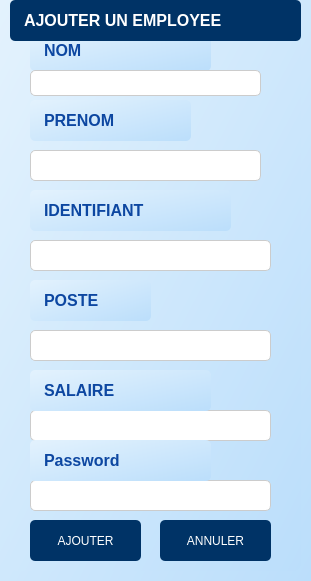
   <widget class="QGroupBox" name="groupBox">
    <property name="geometry">
     <rect>
      <x>250</x>
      <y>90</y>
      <width>311</width>
      <height>581</height>
     </rect>
    </property>
    <property name="styleSheet">
     <string notr="true">
QGroupBox {
    border: none; /* Pas de bordure */
    border-radius: 8px; /* Coins arrondis */
    padding: 10px; /* Espacement interne */
    margin: 10px; /* Espacement externe */
    background: qlineargradient(x1:0, y1:0, x2:1, y2:1, stop:0 #e3f2fd, stop:1 #bbdefb); /* Dégradé de bleu clair */
}

QGroupBox::title {
    subcontrol-origin: margin; /* Position du titre */
    left: 10px; /* Décalage à gauche */
    padding: 0 5px; /* Espacement autour du titre */
    color: #1976D2; /* Couleur du titre */
    font-size: 16px; /* Taille du titre */
    font-weight: bold; /* Titre en gras */
}</string>
    </property>
    <property name="title">
     <string/>
    </property>
    <widget class="QLabel" name="label">
     <property name="geometry">
      <rect>
       <x>30</x>
       <y>30</y>
       <width>181</width>
       <height>41</height>
      </rect>
     </property>
     <property name="styleSheet">
      <string notr="true">QLabel {
    background-color: qlineargradient(x1:0, y1:0, x2:1, y2:1, stop:0 #e3f2fd, stop:1 #bbdefb); /* Fond bleu clair */
    color: #0D47A1; /* Texte bleu foncé */
    padding: 10px; /* Espacement interne */
    border-radius: 5px; /* Coins arrondis */
    font-size: 16px; /* Taille de la police */
    font-weight: bold; /* Texte en gras */
}</string>
     </property>
     <property name="text">
      <string>NOM</string>
     </property>
    </widget>
    <widget class="QLabel" name="label_2">
     <property name="geometry">
      <rect>
       <x>30</x>
       <y>100</y>
       <width>161</width>
       <height>41</height>
      </rect>
     </property>
     <property name="styleSheet">
      <string notr="true">QLabel {
    background-color: qlineargradient(x1:0, y1:0, x2:1, y2:1, stop:0 #e3f2fd, stop:1 #bbdefb); /* Fond bleu clair */
    color: #0D47A1; /* Texte bleu foncé */
    padding: 10px; /* Espacement interne */
    border-radius: 5px; /* Coins arrondis */
    font-size: 16px; /* Taille de la police */
    font-weight: bold; /* Texte en gras */
}</string>
     </property>
     <property name="text">
      <string>PRENOM</string>
     </property>
    </widget>
    <widget class="QLabel" name="label_3">
     <property name="geometry">
      <rect>
       <x>30</x>
       <y>190</y>
       <width>201</width>
       <height>41</height>
      </rect>
     </property>
     <property name="styleSheet">
      <string notr="true">QLabel {
    background-color: qlineargradient(x1:0, y1:0, x2:1, y2:1, stop:0 #e3f2fd, stop:1 #bbdefb); /* Fond bleu clair */
    color: #0D47A1; /* Texte bleu foncé */
    padding: 10px; /* Espacement interne */
    border-radius: 5px; /* Coins arrondis */
    font-size: 16px; /* Taille de la police */
    font-weight: bold; /* Texte en gras */
}</string>
     </property>
     <property name="text">
      <string>IDENTIFIANT</string>
     </property>
    </widget>
    <widget class="QLabel" name="label_7">
     <property name="geometry">
      <rect>
       <x>30</x>
       <y>280</y>
       <width>121</width>
       <height>41</height>
      </rect>
     </property>
     <property name="styleSheet">
      <string notr="true">QLabel {
    background-color: qlineargradient(x1:0, y1:0, x2:1, y2:1, stop:0 #e3f2fd, stop:1 #bbdefb); /* Fond bleu clair */
    color: #0D47A1; /* Texte bleu foncé */
    padding: 10px; /* Espacement interne */
    border-radius: 5px; /* Coins arrondis */
    font-size: 16px; /* Taille de la police */
    font-weight: bold; /* Texte en gras */
}</string>
     </property>
     <property name="text">
      <string>POSTE</string>
     </property>
    </widget>
    <widget class="QLabel" name="label_8">
     <property name="geometry">
      <rect>
       <x>30</x>
       <y>370</y>
       <width>181</width>
       <height>41</height>
      </rect>
     </property>
     <property name="styleSheet">
      <string notr="true">QLabel {
    background-color: qlineargradient(x1:0, y1:0, x2:1, y2:1, stop:0 #e3f2fd, stop:1 #bbdefb); /* Fond bleu clair */
    color: #0D47A1; /* Texte bleu foncé */
    padding: 10px; /* Espacement interne */
    border-radius: 5px; /* Coins arrondis */
    font-size: 16px; /* Taille de la police */
    font-weight: bold; /* Texte en gras */
}</string>
     </property>
     <property name="text">
      <string>SALAIRE</string>
     </property>
    </widget>
    <widget class="QLineEdit" name="lineEdit">
     <property name="geometry">
      <rect>
       <x>30</x>
       <y>70</y>
       <width>231</width>
       <height>26</height>
      </rect>
     </property>
     <property name="styleSheet">
      <string notr="true">QLineEdit {
    border: 1px solid #ccc; /* Bordure grise */
    border-radius: 5px; /* Coins arrondis */
    padding: 5px; /* Espacement interne */
    background-color: white; /* Fond blanc */
    color: #0D47A1; /* Texte bleu foncé */
    font-size: 16px; /* Taille de la police */
    box-shadow: 0px 2px 5px rgba(0, 0, 0, 0.1); /* Ombre */
}

QLineEdit:focus {
    border: 1px solid #2196F3; /* Bordure bleue au focus */
}</string>
     </property>
    </widget>
    <widget class="QLineEdit" name="lineEdit_2">
     <property name="geometry">
      <rect>
       <x>30</x>
       <y>240</y>
       <width>241</width>
       <height>31</height>
      </rect>
     </property>
     <property name="styleSheet">
      <string notr="true">QLineEdit {
    border: 1px solid #ccc; /* Bordure grise */
    border-radius: 5px; /* Coins arrondis */
    padding: 5px; /* Espacement interne */
    background-color: white; /* Fond blanc */
    color: #0D47A1; /* Texte bleu foncé */
    font-size: 16px; /* Taille de la police */
    box-shadow: 0px 2px 5px rgba(0, 0, 0, 0.1); /* Ombre */
}

QLineEdit:focus {
    border: 1px solid #2196F3; /* Bordure bleue au focus */
}</string>
     </property>
    </widget>
    <widget class="QLineEdit" name="lineEdit_3">
     <property name="geometry">
      <rect>
       <x>30</x>
       <y>410</y>
       <width>241</width>
       <height>31</height>
      </rect>
     </property>
     <property name="styleSheet">
      <string notr="true">QLineEdit {
    border: 1px solid #ccc; /* Bordure grise */
    border-radius: 5px; /* Coins arrondis */
    padding: 5px; /* Espacement interne */
    background-color: white; /* Fond blanc */
    color: #0D47A1; /* Texte bleu foncé */
    font-size: 16px; /* Taille de la police */
    box-shadow: 0px 2px 5px rgba(0, 0, 0, 0.1); /* Ombre */
}

QLineEdit:focus {
    border: 1px solid #2196F3; /* Bordure bleue au focus */
}</string>
     </property>
    </widget>
    <widget class="QLineEdit" name="lineEdit_4">
     <property name="geometry">
      <rect>
       <x>30</x>
       <y>150</y>
       <width>231</width>
       <height>31</height>
      </rect>
     </property>
     <property name="styleSheet">
      <string notr="true">QLineEdit {
    border: 1px solid #ccc; /* Bordure grise */
    border-radius: 5px; /* Coins arrondis */
    padding: 5px; /* Espacement interne */
    background-color: white; /* Fond blanc */
    color: #0D47A1; /* Texte bleu foncé */
    font-size: 16px; /* Taille de la police */
    box-shadow: 0px 2px 5px rgba(0, 0, 0, 0.1); /* Ombre */
}

QLineEdit:focus {
    border: 1px solid #2196F3; /* Bordure bleue au focus */
}</string>
     </property>
    </widget>
    <widget class="QLineEdit" name="lineEdit_5">
     <property name="geometry">
      <rect>
       <x>30</x>
       <y>330</y>
       <width>241</width>
       <height>31</height>
      </rect>
     </property>
     <property name="styleSheet">
      <string notr="true">QLineEdit {
    border: 1px solid #ccc; /* Bordure grise */
    border-radius: 5px; /* Coins arrondis */
    padding: 5px; /* Espacement interne */
    background-color: white; /* Fond blanc */
    color: #0D47A1; /* Texte bleu foncé */
    font-size: 16px; /* Taille de la police */
    box-shadow: 0px 2px 5px rgba(0, 0, 0, 0.1); /* Ombre */
}

QLineEdit:focus {
    border: 1px solid #2196F3; /* Bordure bleue au focus */
}</string>
     </property>
    </widget>
    <widget class="QPushButton" name="pushButton_3">
     <property name="geometry">
      <rect>
       <x>30</x>
       <y>520</y>
       <width>111</width>
       <height>41</height>
      </rect>
     </property>
     <property name="styleSheet">
      <string notr="true">QPushButton {
    background-color: #003366; /* Bleu marin */
    color: white;
    border: none;
    padding: 10px 20px;
    border-radius: 5px;
    box-shadow: 0px 4px 6px rgba(0, 0, 0, 0.2); /* Ombre */
    transition: background-color 0.3s, transform 0.2s; /* Transition */
}

QPushButton:hover {
    background-color: #002244; /* Bleu marin plus foncé */
    transform: translateY(-2px); /* Légère élévation */
}

QPushButton:pressed {
    background-color: #001122; /* Bleu marin encore plus foncé */
    transform: translateY(0); /* Rétrogradation */
}</string>
     </property>
     <property name="text">
      <string>AJOUTER</string>
     </property>
    </widget>
    <widget class="QPushButton" name="pushButton_4">
     <property name="geometry">
      <rect>
       <x>160</x>
       <y>520</y>
       <width>111</width>
       <height>41</height>
      </rect>
     </property>
     <property name="styleSheet">
      <string notr="true">QPushButton {
    background-color: #003366; /* Bleu marin */
    color: white;
    border: none;
    padding: 10px 20px;
    border-radius: 5px;
    box-shadow: 0px 4px 6px rgba(0, 0, 0, 0.2); /* Ombre */
    transition: background-color 0.3s, transform 0.2s; /* Transition */
}

QPushButton:hover {
    background-color: #002244; /* Bleu marin plus foncé */
    transform: translateY(-2px); /* Légère élévation */
}

QPushButton:pressed {
    background-color: #001122; /* Bleu marin encore plus foncé */
    transform: translateY(0); /* Rétrogradation */
}</string>
     </property>
     <property name="text">
      <string>ANNULER</string>
     </property>
    </widget>
    <widget class="QLabel" name="label_4">
     <property name="geometry">
      <rect>
       <x>10</x>
       <y>0</y>
       <width>291</width>
       <height>41</height>
      </rect>
     </property>
     <property name="styleSheet">
      <string notr="true">QLabel {
    background-color: #003366; /* Bleu marin */
    color: white;
    border: none;
    padding: 10px 20px;
    border-radius: 5px;
    box-shadow: 0px 4px 6px rgba(0, 0, 0, 0.2); /* Ombre */
    transition: background-color 0.3s, transform 0.2s; /* Transition */
color: #ffffff; /* Texte bleu foncé */
    padding: 10px; /* Espacement interne */
    border-radius: 5px; /* Coins arrondis */
    font-size: 16px; /* Taille de la police */
    font-weight: bold; /* Texte en gras */

}

QLabel:hover {
    background-color: #002244; /* Bleu marin plus foncé */
    transform: translateY(-2px); /* Légère élévation */
}

QLabel:pressed {
    background-color: #001122; /* Bleu marin encore plus foncé */
    transform: translateY(0); /* Rétrogradation */
}</string>
     </property>
     <property name="text">
      <string>AJOUTER UN EMPLOYEE</string>
     </property>
    </widget>
    <widget class="QLineEdit" name="lineEdit_15">
     <property name="geometry">
      <rect>
       <x>30</x>
       <y>480</y>
       <width>241</width>
       <height>31</height>
      </rect>
     </property>
     <property name="styleSheet">
      <string notr="true">QLineEdit {
    border: 1px solid #ccc; /* Bordure grise */
    border-radius: 5px; /* Coins arrondis */
    padding: 5px; /* Espacement interne */
    background-color: white; /* Fond blanc */
    color: #0D47A1; /* Texte bleu foncé */
    font-size: 16px; /* Taille de la police */
    box-shadow: 0px 2px 5px rgba(0, 0, 0, 0.1); /* Ombre */
}

QLineEdit:focus {
    border: 1px solid #2196F3; /* Bordure bleue au focus */
}</string>
     </property>
    </widget>
    <widget class="QLabel" name="label_13">
     <property name="geometry">
      <rect>
       <x>30</x>
       <y>440</y>
       <width>181</width>
       <height>41</height>
      </rect>
     </property>
     <property name="styleSheet">
      <string notr="true">QLabel {
    background-color: qlineargradient(x1:0, y1:0, x2:1, y2:1, stop:0 #e3f2fd, stop:1 #bbdefb); /* Fond bleu clair */
    color: #0D47A1; /* Texte bleu foncé */
    padding: 10px; /* Espacement interne */
    border-radius: 5px; /* Coins arrondis */
    font-size: 16px; /* Taille de la police */
    font-weight: bold; /* Texte en gras */
}</string>
     </property>
     <property name="text">
      <string>Password</string>
     </property>
    </widget>
    <zorder>label</zorder>
    <zorder>label_2</zorder>
    <zorder>label_3</zorder>
    <zorder>label_7</zorder>
    <zorder>lineEdit</zorder>
    <zorder>lineEdit_2</zorder>
    <zorder>lineEdit_3</zorder>
    <zorder>lineEdit_4</zorder>
    <zorder>lineEdit_5</zorder>
    <zorder>pushButton_3</zorder>
    <zorder>pushButton_4</zorder>
    <zorder>label_8</zorder>
    <zorder>label_4</zorder>
    <zorder>lineEdit_15</zorder>
    <zorder>label_13</zorder>
   </widget>
